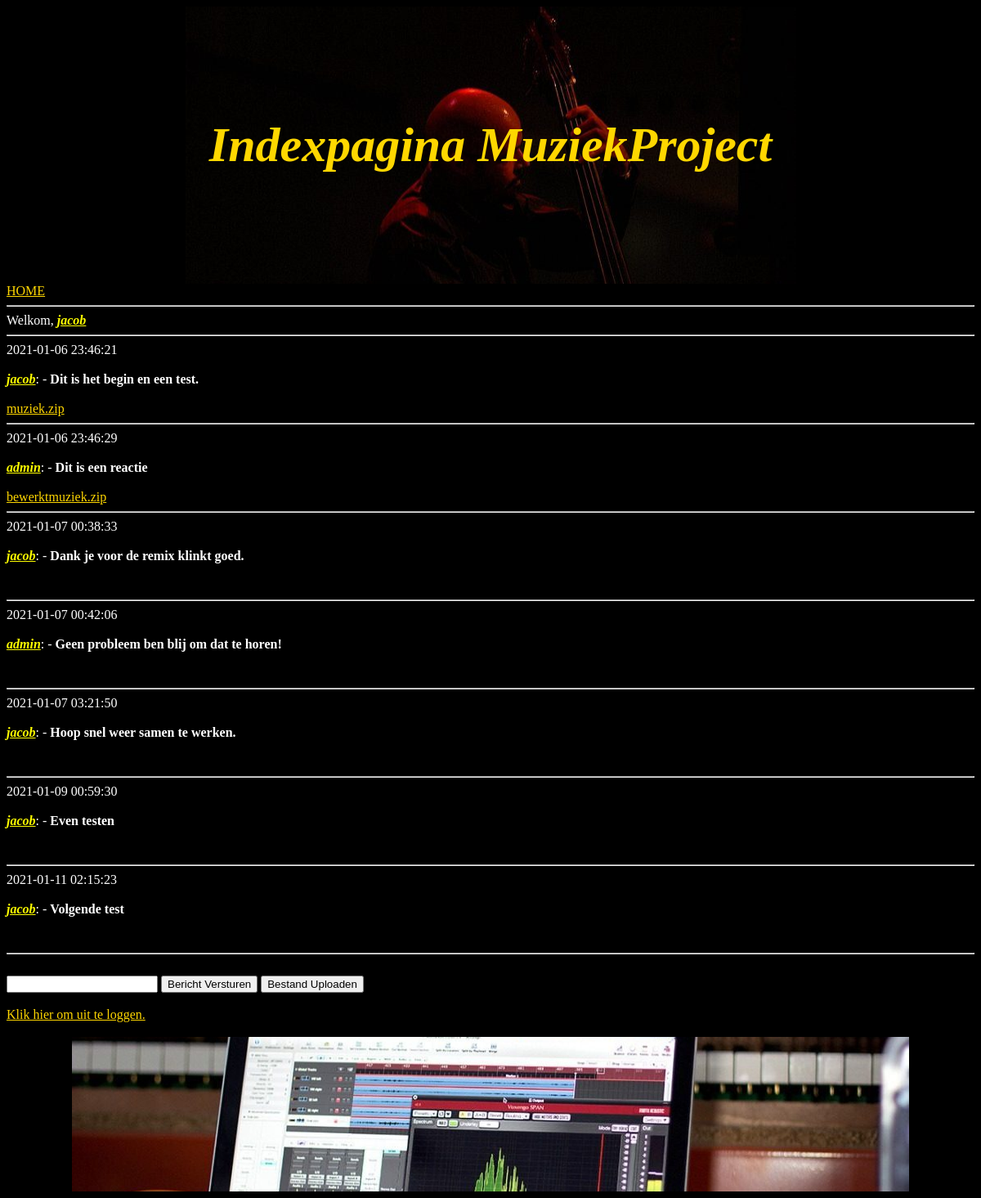
/Muziekproject/index.php (signed in), run on the app's committed database.
### tables this page shows
CREATE TABLE `comment` (
  `comment_ID` int(10) NOT NULL,
  `conversation_ID` int(10) NOT NULL,
  `comment` varchar(100) NOT NULL,
  `date` timestamp NOT NULL DEFAULT current_timestamp() ON UPDATE current_timestamp(),
  `user_ID` int(10) NOT NULL,
  `uploaded_file` varchar(100) NOT NULL
);

CREATE TABLE `user` (
  `user_ID` int(10) NOT NULL,
  `user_name` varchar(30) NOT NULL,
  `user_password` varchar(30) NOT NULL,
  `admin` tinyint(1) NOT NULL DEFAULT 0
);

### Muziekproject/index.php (the view, shortened to what this page needs)
<!DOCTYPE html>
<html>
	<head>
		<link rel="stylesheet" href="css/style.css">
	</head>
	<body>
		<div class="header">
			<h1>Indexpagina MuziekProject</h1>
		</div>
		<a href="index.php">HOME</a>
		<?php
			require("Backend/config.php");
			$connection = $db_connection;
			$Session = "";
			$admin_status ="";
			$user_ID ="";
			$conversation_ID ="";
			$selectedCheck ="";
			$selectedChat = "";
			foreach ($_SESSION as $key=>$Session)
			{
				echo "<br><hr>Welkom, <user>".$Session."</user><hr>";
			}
			$query_user_ID = "SELECT user_ID FROM user WHERE user_name='$Session'";
			$query_user_ID_result = $connection->query($query_user_ID);
			if ($query_user_ID_result->num_rows > 0)
			{
				while($row1 = $query_user_ID_result->fetch_assoc())
				{
					$user_ID = $row1["user_ID"];
				}
				$query_admin_status = "SELECT admin FROM user WHERE user_ID='$user_ID'";
				$query_admin_status_result = $connection->query($query_admin_status);
				if ($query_admin_status_result->num_rows > 0)
				{
					while($row1 = $query_admin_status_result->fetch_assoc())
					{
						$admin_status = $row1["admin"];
					}
				}
				if ($admin_status == 1)
				{
					$query_conversation_ID = "SELECT * FROM conversation";
					$query_conversation_ID_result = $connection->query($query_conversation_ID);
					if ($query_conversation_ID_result->num_rows > 0)
					{
						while($row1 = $query_conversation_ID_result->fetch_assoc())
						{
							$conversation_ID = $row1["conversation_ID"];
							$user_ID = $row1["user_ID"];
							$query_user_ID = "SELECT user_name FROM user WHERE user_ID='$user_ID'";
							$query_user_ID_result = $connection->query($query_user_ID);
							if ($query_user_ID_result->num_rows > 0)
							{
								while($row1 = $query_user_ID_result->fetch_assoc())
								{
									echo "<br> Gebruiker - <user>" . $row1["user_name"] . "</user>
									<br><a href=\"index.php?gesprek=$conversation_ID\">Selecteer</a><br><br><hr>";
								}
							}
						}
					}
					echo "<br><hr><a href=\"index.php?nieuw_gesprek\">Begin nieuw gesprek</a><hr>";
					if (isset($_GET['gesprek']))
					{
						echo "<br><h3>Huidig, <b><user>Gesprek " . $_GET['gesprek'] . "</h3></user></b><hr>";
					}
				}
				else if ($admin_status == 0)
				{
					$query_conversation_ID = "SELECT conversation_ID FROM conversation WHERE user_ID='$user_ID'";
					$query_conversation_ID_result = $connection->query($query_conversation_ID);
					if ($query_conversation_ID_result->num_rows > 0)
					{
						while($row1 = $query_conversation_ID_result->fetch_assoc())
						{
							$conversation_ID = $row1["conversation_ID"];
							chooseConversation($conversation_ID);
						}
					}
					else
					{
						echo "<br>Nog geen gesprek gestart <br><br><hr>";
					}
				}
			}
			function chooseConversation($selectedConversation)
			{
				$selectedChat = $selectedConversation;
				$conversation_ID = $selectedConversation;
				$selectedCheck = TRUE;
				selectedConversation();
			}
			function selectedConversation()
			{
				global $connection;
				global $selectedCheck;
				global $conversation_ID;
				if ($selectedCheck === TRUE)
				{
					$query_comment_conversation_ID = "SELECT * FROM comment WHERE conversation_ID='$conversation_ID'";
					$query_comment_conversation_ID_result = $connection->query($query_comment_conversation_ID);
					if ($query_comment_conversation_ID_result->num_rows > 0)
					{
						while($row1 = $query_comment_conversation_ID_result->fetch_assoc())
						{
							$username = $row1["user_ID"];
							$query_username = "SELECT user_name FROM user WHERE user_ID='$username'";
							$query_username_result = $connection->query($query_username);
							$message_owner ="";
							while($row2 = $query_username_result->fetch_assoc())
							{
								$message_owner = $row2["user_name"];
							}
							echo "" . $row1["date"].
							"<br><br><user>" . $message_owner.
							"</user>: - <b>" . $row1["comment"].
							'</b><br><br><a href="'.$row1['uploaded_file'].'">'.$row1['uploaded_file'].'</a></br><hr>';
						}
					}
					else
					{
						echo "0 resultaten";
					}
				}
				else
				{
				}
			}
		?>
		<?php if ($_SESSION != null && $conversation_ID != null && $selectedChat != null) : ?>
			<html>
				<form action="" method="post">
					<br><input type="text" name="comment" required="required"/>
					<input type="submit" value="Bericht Versturen"/>
					<input type="button" value="Bestand Uploaden"/>
				</form>
		<?php endif; ?>
		<?php if ($_SESSION != null) : ?>
				<br><a href="logout.php"> Klik hier om uit te loggen. </a></br>
			</html><br>
		<?php endif; ?>
	</body>
	<footer>
	</footer>
</html>

### Muziekproject/css/style.css (style rules this page uses)
body { background-color: black; background-repeat: no-repeat; background-position: bottom center; color: white; }
a { color: gold; }
user { color: yellow; text-decoration: underline; font-style: italic; font-weight: bold; }
.header { padding: 8%; text-align: center; background: black; color: gold; font-size: 30px; font-weight: bold; font-style: italic; background-image: url("../images/backgroundexample2.jpg"); background-repeat: no-repeat; background-position: center; }
footer { padding: 8%; text-align: center; background: black; color: white; font-size: 30px; font-weight: bold; font-style: italic; background-image: url("../images/backgroundexample1.jpg"); background-repeat: no-repeat; background-position: center; }

### data on the page
comment: date "2021-01-06 23:46:21", user_ID.user_name "jacob", comment "Dit is het begin en een test.", uploaded_file "muziek.zip"
comment: date "2021-01-06 23:46:29", user_ID.user_name "admin", comment "Dit is een reactie", uploaded_file "bewerktmuziek.zip"
comment: date "2021-01-07 00:38:33", user_ID.user_name "jacob", comment "Dank je voor de remix klinkt goed."
comment: date "2021-01-07 00:42:06", user_ID.user_name "admin", comment "Geen probleem ben blij om dat te horen!"
comment: date "2021-01-07 03:21:50", user_ID.user_name "jacob", comment "Hoop snel weer samen te werken."
comment: date "2021-01-09 00:59:30", user_ID.user_name "jacob", comment "Even testen"
comment: date "2021-01-11 02:15:23", user_ID.user_name "jacob", comment "Volgende test"

### other printed values
$Session "jacob"
